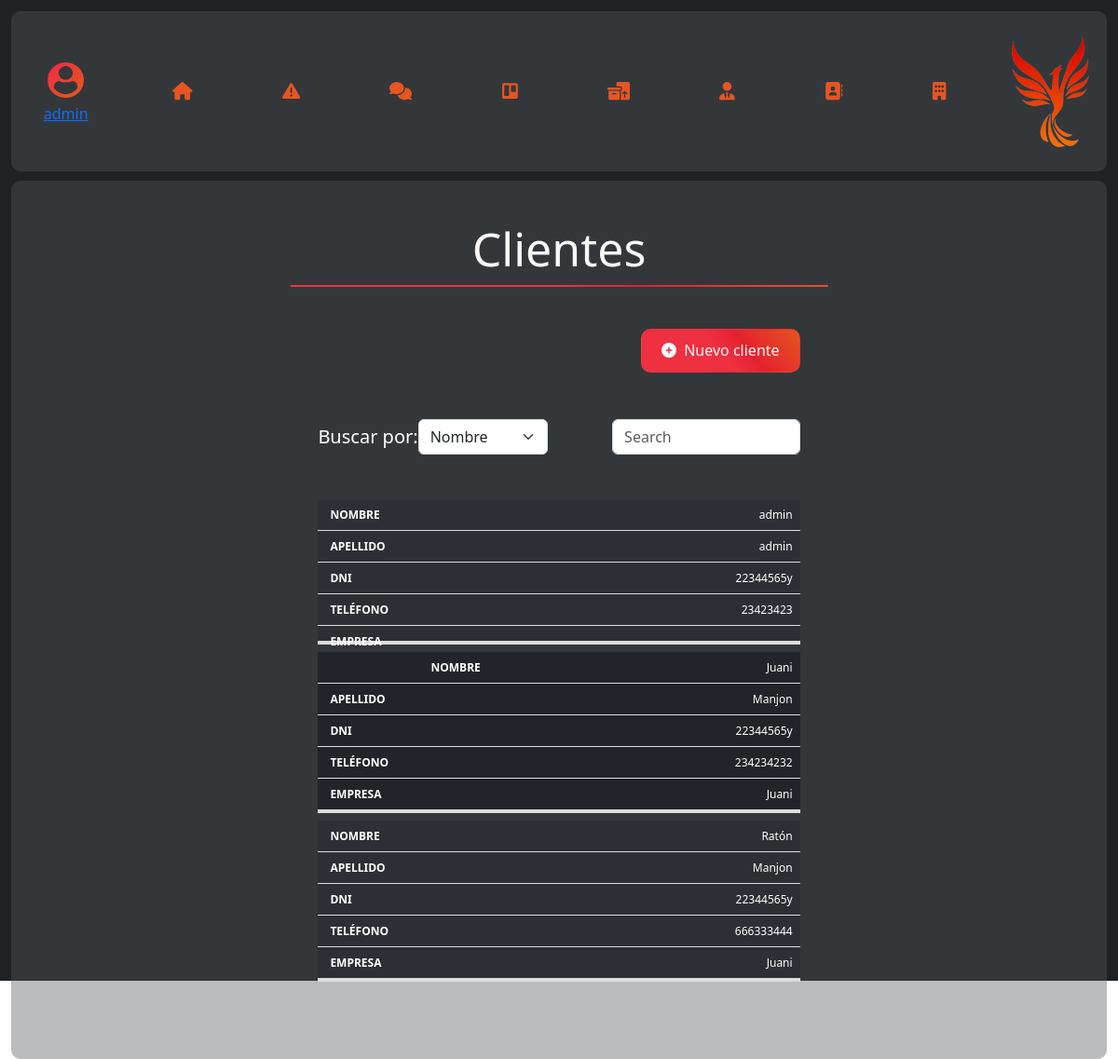
Page /clients/ (signed in) on the committed database.
### administracion/models.py (models this page shows)
class Cliente(models.Model):
    user = models.OneToOneField(User, on_delete=models.CASCADE, null=True, blank=True)
    dni = models.CharField(max_length=20)
    telefono1 = models.CharField(max_length=20)
    telefono2 = models.CharField(max_length=20, blank=True, null=True)
    foto_perfil = models.FileField(upload_to='administracion/', blank=True, null=True,default=fotoDefault)
    empresa = models.ForeignKey(Empresa, on_delete=models.CASCADE,blank=True, null=True)  # Relación con el modelo Empresa

class Empresa(models.Model):
    nombre = models.CharField(max_length=100)
    cif_nif = models.CharField(max_length=20)
    direccion = models.CharField(max_length=255)
    email = models.EmailField(max_length=100)
    telefono1 = models.CharField(max_length=20)
    telefono2 = models.CharField(max_length=20, blank=True, null=True)

### administracion/views.py (the view)
# urls.py: path('clients/', views.clientsView, name='clientsView'),                                               #Url vista general de los clientes
@login_required
def clientsView(request):
    clients= Cliente.objects.all()
    return render(request, 'administracion/clientsView.html', {'clients': clients})

### templates/administracion/clientsView.html (shortened to what this page needs)
{% extends '../global/cdns.html' %}
{% load static %}
{% block content %}
    {% include 'global/submenu.html' %}
    <section class="box d-flex flex-column contenedor h-100">
        <h2 class='tittle' id="titulo">Clientes</h2>
        <div class="mx-auto overflow-hidden">
            <div class="d-flex justify-content-end">
                <a href="{% url 'detailsClient' %}" class="button d-flex align-items-center gap-2 mt-5 text-decoration-none">
                    <i class="fa-solid fa-circle-plus" style="color: #f8f8f8;"></i>
                    <p class="m-0">Nuevo cliente</p>
                </a>
            </div>
            <form action="">
                <div class="row mb-5 mt-3 justify-content-between gy-4 align-items-center">
                    <div class=" d-flex  align-items-center col-md-6 col-12">
                        <label for="category" class="form-label m-0 h5" style="white-space: nowrap;">Buscar por:</label>
                        <select name="optionSelect" id="optionSelect" class="form-select">
                            <option value="first_name">Nombre</option>
                        </select>
                    </div>
                    <div class="col-md-5 col-12">
                        <input class="form-control" type="search" placeholder="Search" aria-label="Search" id="searchInput">
                    </div>
                </div>
            </form>
            <div class="overflow-y-auto barScroll h-75 pb-5">
                <table class="table table-dark table-striped tabla">
                    <tbody id="tablaEmpleados">
                        {% for client in clients %}
                            <tr onclick="window.location.href = '/detailsClient-{{ client.id }}';">
                                <td data-label="Nombre">{{client.user.first_name}}</td>
                                <td data-label="Apellido">{{client.user.last_name}}</td>
                                <td data-label="Dni">{{client.dni}}</td>
                                <td data-label="Teléfono">{{client.telefono1}}</td>
                                <td data-label="Empresa">{{client.empresa.nombre}}</td>
                            </tr>
                        {% endfor %}
                    </tbody>
                </table>
            </div>
        </div>
    </section>
{% endblock content %}

### templates/global/submenu.html
{% load static %}
<section class="menuLateral box d-flex flex-column align-items-center justify-content-between">
    <div>
        <a class="link menuLateral__profile" href="/" >
            <img src="{% static 'assets/img/usuario.png' %}" class="profile__photo" alt="Foto de perfil" />
            <p class="m-0 d-none d-sm-inline">{{user.username}}</p>
        </a>
        <section class="menuLateral__enlaces">
            <ul class="enlaces__lista">
                <li>
                    <a href="/inicio" id="option_inicio">
                        <i class="fa-solid fa-house"></i>
                    </a>
                </li>
                <li>
                    <a href="/incidents" id="option_incidencias">
                        <i class="fa-solid fa-triangle-exclamation"></i>
                    </a>
                </li>
                <li>
                    <a href="/chat" id="option_chat">
                        <i class="fa-solid fa-comments"></i>
                    </a>
                </li>
                <li>
                    <a href="/trello" id="option_trello">
                        <i class="fa-brands fa-trello"></i>
                    </a>
                </li>
                <li>
                    <a href="/inventario" id="option_inventario">
                        <i class="fa-solid fa-boxes-packing"></i>
                    </a>
                </li>
                <li>
                    <a href="/employees" id="option_empleado">
                        <i class="fa-solid fa-user-tie"></i>
                    </a>
                </li>
                <li>
                    <a href="/clients" id="option_cliente">
                        <i class="fa-solid fa-address-book"></i>
                    </a>
                </li>
                <li>
                    <a href="/enterprises" id="option_empresas">
                        <i class="fa-solid fa-building"></i>
                    </a>
                </li>
            </ul>
        </section>
        <section class="menuLateral__logo d-flex d-none d-sm-block align-items-center justify-content-center py-2">
            <img src="{% static 'assets/img/logo.png' %}" alt="logo" />
        </section>
    </div>
</section>

### static/style/main.css (style rules this page uses)
* { margin: 0; padding: 0; box-sizing: border-box; }
body, html { font-family: "Raleway"; background-color: #1E2225; }
.containerPrincipal .menuLateral { width: 4%; min-width: 70px; }
.containerPrincipal .contenedor { display: flex; flex-direction: column; width: 100%; }
.box { background-color: rgba(85, 89, 91, 0.4); border-radius: 10px; padding: 1vh; }
.tittle { font-size: 50px; color: #F8F8F8; text-align: center; position: relative; padding-top: 3vh; animation: aparecerCentro 2.5s ease forwards; }
.tittle::after { content: ""; position: absolute; bottom: -1vh; left: 0; width: 50%; height: 2px; background-image: linear-gradient(51deg, #ee3040 50%, #e4212e 65%, #e65522 100%); transform: translateX(50%); }
.button { background-image: linear-gradient(51deg, #ee3040 50%, #e4212e 65%, #e65522 100%); border-radius: 1vh; color: #F8F8F8; border: 1px solid transparent; padding: 1vh 2vh; margin: 1vh 0px; transition: all 0.1s linear; }
@media screen and (max-width: 1200px) { .menuLateral { width: 100% !important; flex-direction: row !important; } }
@media screen and (max-width: 1200px) { .menuLateral > div { width: 100%; display: flex; align-items: center; justify-content: center; } }
@media screen and (max-width: 1200px) { .menuLateral .menuLateral__profile { width: 10% !important; } }
@media screen and (max-width: 1200px) { .menuLateral .menuLateral__profile img { width: 40% !important; } }
@media screen and (max-width: 1200px) { .menuLateral .menuLateral__enlaces { width: 100%; } }
@media screen and (max-width: 1200px) { .menuLateral .menuLateral__enlaces .enlaces__lista { margin: 0; width: 100%; display: flex !important; align-items: center; justify-content: space-between; padding-inline: 50px; } }
@media screen and (max-width: 1200px) { .menuLateral .menuLateral__enlaces .enlaces__lista li { padding-block: 25px; } }
@media screen and (max-width: 1200px) { .menuLateral .menuLateral__logo { width: 10%; } }
.menuLateral .menuLateral__profile { display: flex; align-items: center; justify-content: center; flex-direction: column; }
.menuLateral .menuLateral__profile > img.profile__photo { object-fit: contain; width: 80%; padding: 0.3rem 0; }
.menuLateral .menuLateral__logo img { object-fit: contain; width: 100%; margin-top: 0.5rem; }
.menuLateral .menuLateral__enlaces ul { list-style: none; padding: 0; }
.menuLateral .menuLateral__enlaces ul li { text-align: center; padding: 30% 0; }
.menuLateral .menuLateral__enlaces ul a { font-size: larger; border-radius: 100%; padding: 1rem; text-decoration: none; color: #e65522; transition: background 0.2s linear; }
.tabla tbody tr { cursor: pointer; }
.table { cursor: pointer !important; }
@media screen and (max-width: 1220px) { .table { border: 0px; } }
@media screen and (max-width: 1220px) { .table tr { margin-bottom: 8px; border-bottom: 4px solid #ddd; display: block; } }
@media screen and (max-width: 1220px) { .table th, .table td { font-size: 12px; } }
@media screen and (max-width: 1220px) { .table td { display: block; border-bottom: 1px solid #ddd; text-align: right; } }
@media screen and (max-width: 1220px) { .table td:last-child { border-bottom: 0px; } }
@media screen and (max-width: 1220px) { .table td::before { content: attr(data-label); font-weight: bold; text-transform: uppercase; float: left; margin-right: 3rem; margin-bottom: 1rem; padding-left: 5px; } }

### rows in the picture
Cliente: user.first_name "admin", user.last_name "admin", dni "22344565y", telefono1 "23423423"
Cliente: user.first_name "Juani", user.last_name "Manjon", dni "22344565y", telefono1 "234234232", empresa.nombre "Juani"
Cliente: user.first_name "Ratón", user.last_name "Manjon", dni "22344565y", telefono1 "666333444", empresa.nombre "Juani"

### other values in the picture
{{ user.username }} "admin"
